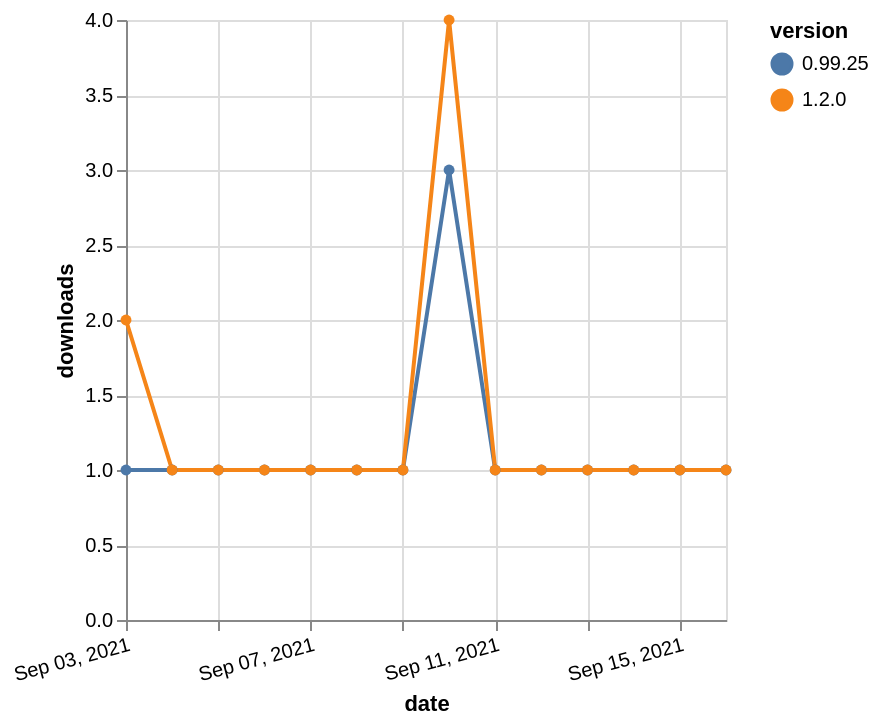

Vega-Lite specification stored for this chart:
### Vega-Lite specification from a JSON file in a GitHub repository (floating-point values rounded to 4 significant figures)
{"$schema": "https://vega.github.io/schema/vega-lite/v5.json", "description": "A simple bar chart with embedded data.", "data": {"values": [{"date": "2021-09-03", "total": 189, "delta": 1, "version": "0.99.25"}, {"date": "2021-09-04", "total": 190, "delta": 1, "version": "0.99.25"}, {"date": "2021-09-05", "total": 191, "delta": 1, "version": "0.99.25"}, {"date": "2021-09-06", "total": 192, "delta": 1, "version": "0.99.25"}, {"date": "2021-09-07", "total": 193, "delta": 1, "version": "0.99.25"}, {"date": "2021-09-08", "total": 194, "delta": 1, "version": "0.99.25"}, {"date": "2021-09-09", "total": 195, "delta": 1, "version": "0.99.25"}, {"date": "2021-09-10", "total": 198, "delta": 3, "version": "0.99.25"}, {"date": "2021-09-11", "total": 199, "delta": 1, "version": "0.99.25"}, {"date": "2021-09-12", "total": 200, "delta": 1, "version": "0.99.25"}, {"date": "2021-09-13", "total": 201, "delta": 1, "version": "0.99.25"}, {"date": "2021-09-14", "total": 202, "delta": 1, "version": "0.99.25"}, {"date": "2021-09-15", "total": 203, "delta": 1, "version": "0.99.25"}, {"date": "2021-09-16", "total": 204, "delta": 1, "version": "0.99.25"}, {"date": "2021-09-03", "total": 125, "delta": 2, "version": "1.2.0"}, {"date": "2021-09-04", "total": 126, "delta": 1, "version": "1.2.0"}, {"date": "2021-09-05", "total": 127, "delta": 1, "version": "1.2.0"}, {"date": "2021-09-06", "total": 128, "delta": 1, "version": "1.2.0"}, {"date": "2021-09-07", "total": 129, "delta": 1, "version": "1.2.0"}, {"date": "2021-09-08", "total": 130, "delta": 1, "version": "1.2.0"}, {"date": "2021-09-09", "total": 131, "delta": 1, "version": "1.2.0"}, {"date": "2021-09-10", "total": 135, "delta": 4, "version": "1.2.0"}, {"date": "2021-09-11", "total": 136, "delta": 1, "version": "1.2.0"}, {"date": "2021-09-12", "total": 137, "delta": 1, "version": "1.2.0"}, {"date": "2021-09-13", "total": 138, "delta": 1, "version": "1.2.0"}, {"date": "2021-09-14", "total": 139, "delta": 1, "version": "1.2.0"}, {"date": "2021-09-15", "total": 140, "delta": 1, "version": "1.2.0"}, {"date": "2021-09-16", "total": 141, "delta": 1, "version": "1.2.0"}]}, "width": "container", "mark": {"type": "line", "point": {"filled": true}}, "encoding": {"x": {"field": "date", "type": "temporal", "timeUnit": "yearmonthdate", "title": "date", "axis": {"labelAngle": -15}}, "y": {"field": "delta", "type": "quantitative", "title": "downloads"}, "color": {"field": "version", "type": "nominal"}, "tooltip": {"field": "delta"}}}
